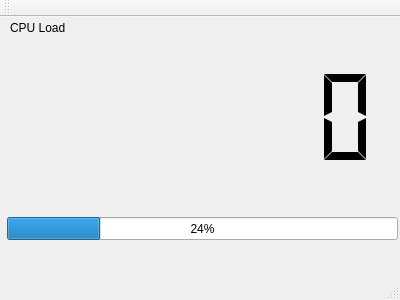
<?xml version="1.0" encoding="UTF-8"?>
<ui version="4.0">
 <class>MainWindow</class>
 <widget class="QMainWindow" name="MainWindow">
  <property name="geometry">
   <rect>
    <x>0</x>
    <y>0</y>
    <width>400</width>
    <height>300</height>
   </rect>
  </property>
  <property name="windowTitle">
   <string>MainWindow</string>
  </property>
  <widget class="QWidget" name="centralWidget">
   <widget class="QLCDNumber" name="cpuNumber">
    <property name="geometry">
     <rect>
      <x>10</x>
      <y>30</y>
      <width>381</width>
      <height>141</height>
     </rect>
    </property>
    <property name="frameShape">
     <enum>QFrame::NoFrame</enum>
    </property>
    <property name="frameShadow">
     <enum>QFrame::Plain</enum>
    </property>
    <property name="smallDecimalPoint">
     <bool>true</bool>
    </property>
    <property name="digitCount">
     <number>6</number>
    </property>
    <property name="segmentStyle">
     <enum>QLCDNumber::Flat</enum>
    </property>
   </widget>
   <widget class="QLabel" name="label">
    <property name="geometry">
     <rect>
      <x>10</x>
      <y>0</y>
      <width>67</width>
      <height>21</height>
     </rect>
    </property>
    <property name="text">
     <string>CPU Load</string>
    </property>
   </widget>
   <widget class="QProgressBar" name="progressBar">
    <property name="geometry">
     <rect>
      <x>7</x>
      <y>200</y>
      <width>391</width>
      <height>23</height>
     </rect>
    </property>
    <property name="value">
     <number>24</number>
    </property>
   </widget>
  </widget>
  <widget class="QMenuBar" name="menuBar">
   <property name="geometry">
    <rect>
     <x>0</x>
     <y>0</y>
     <width>400</width>
     <height>29</height>
    </rect>
   </property>
  </widget>
  <widget class="QToolBar" name="mainToolBar">
   <attribute name="toolBarArea">
    <enum>TopToolBarArea</enum>
   </attribute>
   <attribute name="toolBarBreak">
    <bool>false</bool>
   </attribute>
  </widget>
  <widget class="QStatusBar" name="statusBar"/>
 </widget>
 <layoutdefault spacing="6" margin="11"/>
 <resources/>
 <connections/>
</ui>
